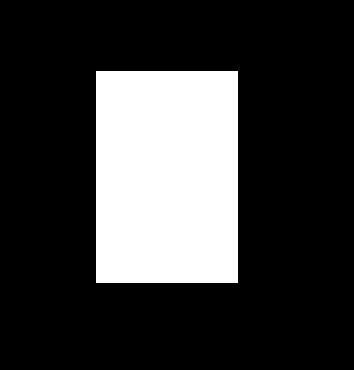
#> input picture box.jpg, 354 x 370 px
$ python 023_gradient_tip.py   (older library calls are emulated)
#> lines starting #> are read from the running program, lines starting #| are printed output that depends on the picture
import cv2
import matplotlib.pyplot as plt
import numpy as np

img = cv2.imread('box.jpg', 0)
#> img is the input picture: shape (370, 354); min 0, max 255, mean 58.6

# --------------------------------
# 为什么梯度的数据类型要用 cv2.CV_64F ？
# 因为从黑色到白色的梯度是正的，而从白色到黑色的梯度是负的。
# 如果不用 CV_64F，而使用和原图一致的 CV_8U，会无法检测是白色到黑色的梯度
# --------------------------------

# 错误示范
sobelx8u = cv2.Sobel(img, cv2.CV_8U, 1, 0, ksize=5)
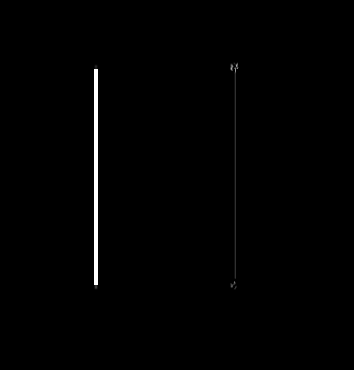
#> sobelx8u: shape (370, 354); min 0, max 255, mean 1.8

# 正确操作
sobelx64f = cv2.Sobel(img, cv2.CV_64F, 1, 0, ksize=5)
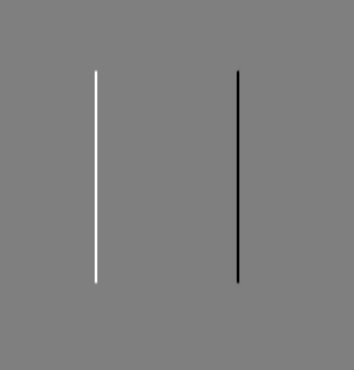
#> sobelx64f: shape (370, 354) float64; min -12208, max 12240, mean 0; drawn with min black and max white
abs_sobel64f = np.absolute(sobelx64f)
sobel_8u = np.uint8(abs_sobel64f)

plt.subplot(1, 3, 1), plt.imshow(img, cmap='gray')
plt.title('Original'), plt.xticks([]), plt.yticks([])
plt.subplot(1, 3, 2), plt.imshow(sobelx8u, cmap='gray')
plt.title('Sobel CV_8U'), plt.xticks([]), plt.yticks([])
plt.subplot(1, 3, 3), plt.imshow(sobel_8u, cmap='gray')
plt.title('Sobel abs(CV_64F)'), plt.xticks([]), plt.yticks([])

plt.show()
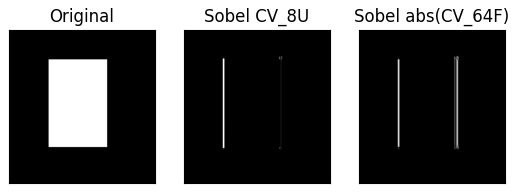
#> figure drawn by matplotlib, 3 panels

$ run again, with chessboard.jpg copied over box.jpg
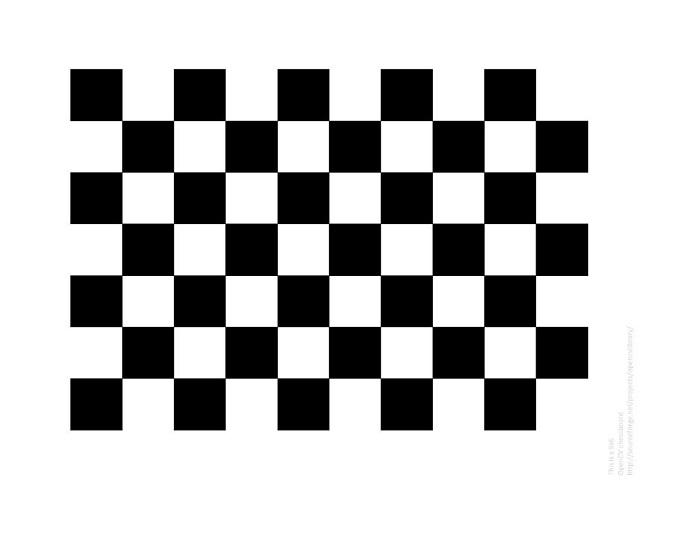
#> input picture chessboard.jpg, 700 x 540 px
#> img is the input picture: shape (540, 700); min 0, max 255, mean 191.1
#> `sobelx64f = cv2.Sobel(img, cv2.CV_64F, 1, 0, ksize=5)`:
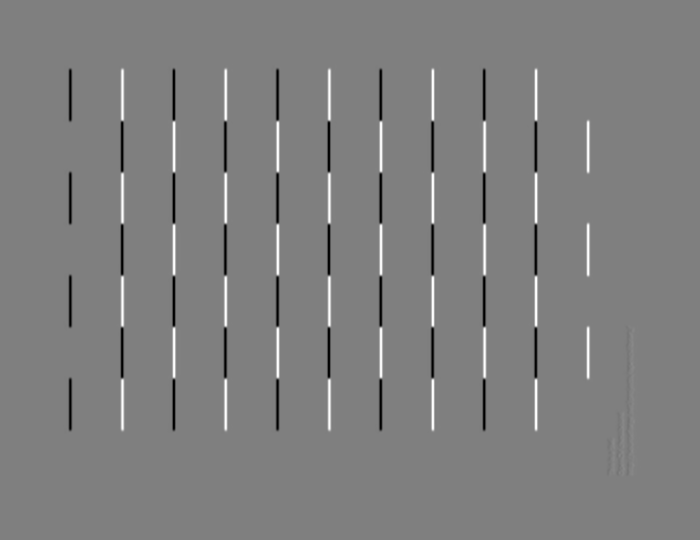
#> sobelx64f: shape (540, 700) float64; min -12240, max 12240, mean 0; drawn with min black and max white
#> `sobel_8u = np.uint8(abs_sobel64f)`:
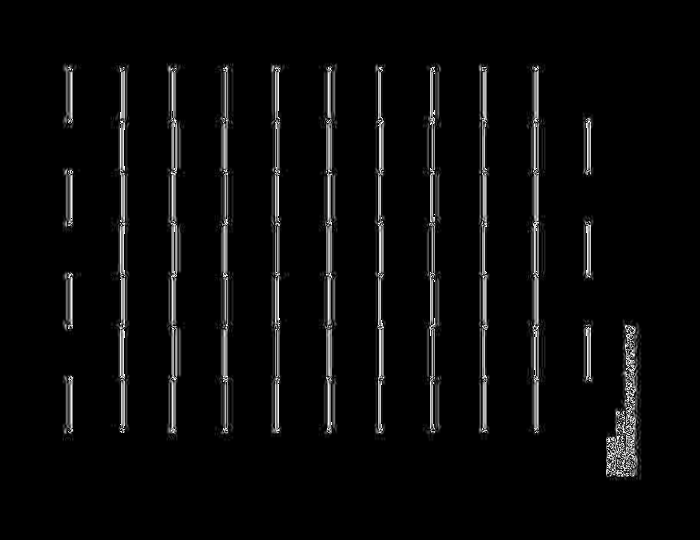
#> sobel_8u: shape (540, 700); min 0, max 255, mean 9.5
